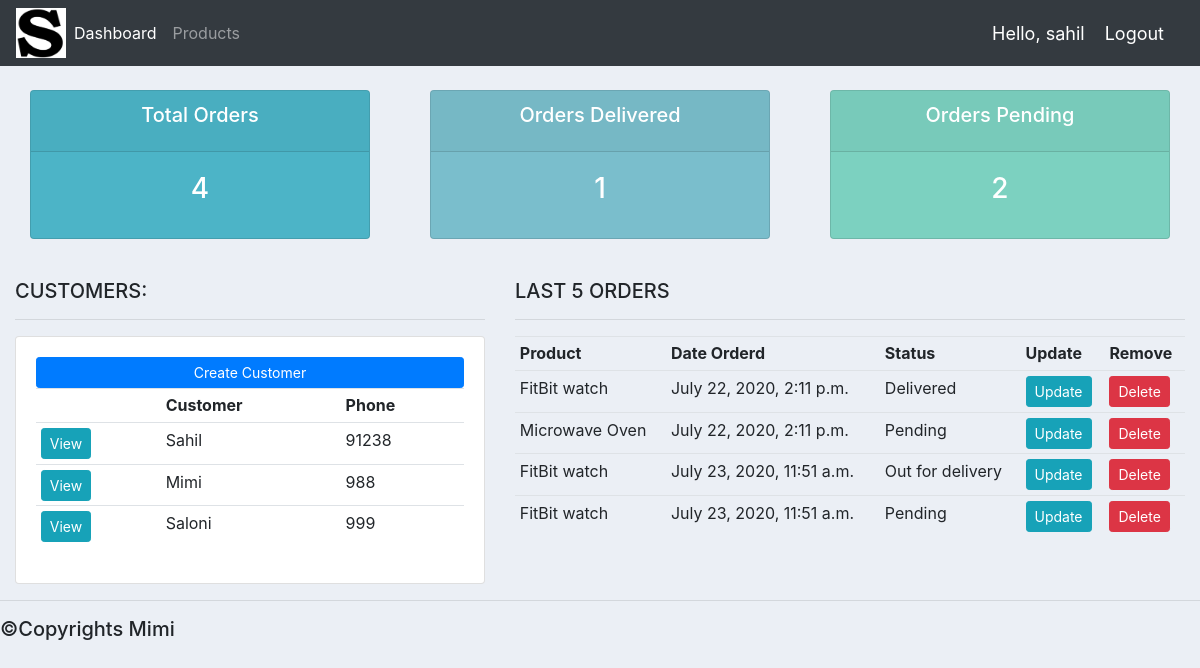
The app's page / (signed in) with its own data.
### Accounts/models.py (models this page shows, shortened)
class Customer(models.Model):
	user=models.OneToOneField(User,on_delete=models.CASCADE,null=True)
	name = models.CharField(max_length=200, null=True)
	phone = models.CharField(max_length=200, null=True)
	email = models.CharField(max_length=200, null=True)
	date_created = models.DateTimeField(auto_now_add=True, null=True)

class Order(models.Model):
	STATUS = (
			('Pending', 'Pending'),
			('Out for delivery', 'Out for delivery'),
			('Delivered', 'Delivered'),
			)
	customer = models.ForeignKey(Customer, null=True, on_delete= models.SET_NULL)
	product = models.ForeignKey(Product, null=True, on_delete= models.SET_NULL)
	date_created = models.DateTimeField(auto_now_add=True, null=True)
	status = models.CharField(max_length=200, null=True, choices=STATUS)

class Product(models.Model):
	CATEGORY = (
			('Indoor', 'Indoor'),
			('Out Door', 'Out Door'),
			)
	name = models.CharField(max_length=200, null=True)
	price = models.FloatField(null=True)
	category = models.CharField(max_length=200, null=True, choices=CATEGORY)
	description = models.CharField(max_length=200, null=True, blank=True)
	date_created = models.DateTimeField(auto_now_add=True, null=True)
	tags = models.ManyToManyField(Tag)
	def __str__(self):
		return self.name

### Accounts/decorators.py (the view)
	def wrapper_function(request, *args, **kwargs):
		group = None
		if request.user.groups.exists():
			group = request.user.groups.all()[0].name
		if group == 'customer':
			return redirect('user-page')
		if group == 'admin':
			return view_func(request, *args, **kwargs)

### Accounts/views.py (called while the page is built)
@login_required(login_url='login')
@admin_only
def home(request):
	orders = Order.objects.all()
	customers = Customer.objects.all()
	total_customers = customers.count()
	total_orders = orders.count()
	delivered = orders.filter(status='Delivered').count()
	pending = orders.filter(status='Pending').count()
	context = {'orders':orders, 'customers':customers,
	'total_orders':total_orders,'delivered':delivered,
	'pending':pending }
	return render(request, 'Accounts/dashboard.html', context)

### Accounts/templates/Accounts/dashboard.html
{%  extends 'Accounts/main.html' %}
{% block content %}
{%  include 'Accounts/status.html' %}
<br>
<div class="row">
	<div class="col-md-5">
		<h5>CUSTOMERS:</h5>
		<hr>
		<div class="card card-body">
			<a class="btn btn-primary  btn-sm btn-block" href="">Create Customer</a>
			<table class="table table-sm">
				<tr>
					<th></th>
					<th>Customer</th>
					<th>Phone</th>
				</tr>
				{% for customer in customers %}
					<tr>
						<td><a class="btn btn-sm btn-info" href="{% url 'customer' customer.id %}">View</a></td>
						<td>{{customer.name}}</td>
						<td>{{customer.phone}}</td>
					</tr>
				{% endfor %}
			</table>
		</div>
	</div>
	<div class="col-md-7">
		<h5>LAST 5 ORDERS</h5>
		<hr>
			<table class="table table-sm">
				<tr>
					<th>Product</th>
					<th>Date Orderd</th>
					<th>Status</th>
					<th>Update</th>
					<th>Remove</th>
				</tr>
				{% for order in orders %}
					<tr>
						<td>{{order.product}}</td>
						<td>{{order.date_created}}</td>
						<td>{{order.status}}</td>
						<td><a class="btn btn-sm btn-info" href="{% url 'update_order' order.id%}">Update</a></td>
						<td><a class="btn btn-sm btn-danger"href="{% url 'delete_order' order.id%}">Delete</a></td>
					</tr>
				{% endfor %}
			</table>
		</div>
	</div>
</div>
{% endblock %}

### Accounts/templates/Accounts/main.html (shortened to what this page needs)
{% load static %}
<!DOCTYPE html>
<html>
<head>
	<link rel="stylesheet" href="https://stackpath.bootstrapcdn.com/bootstrap/4.3.1/css/bootstrap.min.css">
	<link rel="stylesheet" type="text/css" href="{% static '/css/main.css' %}">
</head>
<body>
	{%  include 'Accounts/nav.html' %}
	<div class="container-fluid">
	{% block content %}
	{% endblock %}
	<hr>
	<h5>&copyCopyrights Mimi</h5>
</body>
</html>

### Accounts/templates/Accounts/nav.html (shortened to what this page needs)
{% load static %}
<nav class="navbar navbar-expand-lg navbar-dark bg-dark">
 <img src="{% static 'images/im1.png' %}" width='50px' height='50px'>
  <div class="collapse navbar-collapse" id="navbarNav">
    <ul class="navbar-nav">
      <li class="nav-item active">
        <a class="nav-link" href="{% url 'home' %}">Dashboard</a>
      </li>
      <li class="nav-item">
        <a class="nav-link" href="{% url 'products' %}">Products</a>
      </li>
    </ul>
  </div>
  <span class="hello-msg">Hello, {{request.user}}</span>
  <span ><a  class="hello-msg" href="{% url 'logout' %}">Logout</a></span>
</nav>

### Accounts/templates/Accounts/status.html
<br>
<div class="row">
	<div class="col">
		<div class="col-md">
			<div class="card text-center text-white  mb-3" id="total-orders">
			  	<div class="card-header">
			  		<h5 class="card-title">Total Orders</h5>
			  	</div>
			  	<div class="card-body">
			    	<h3 class="card-title">{{total_orders}}</h3>
			  	</div>
			</div>
		</div>
	</div>
	<div class="col">
		<div class="col-md">
			<div class="card text-center text-white  mb-3" id="orders-delivered">
			  	<div class="card-header">
			  		<h5 class="card-title">Orders Delivered</h5>
			  	</div>
			  	<div class="card-body">
			    	<h3 class="card-title">{{delivered}}</h3>
			  	</div>
			</div>
		</div>
	</div>
	<div class="col">
		<div class="col-md">
			<div class="card text-center text-white  mb-3" id="orders-pending">
			  	<div class="card-header">
			  		<h5 class="card-title">Orders Pending</h5>
			  	</div>
			  	<div class="card-body">
			    	<h3 class="card-title">{{pending}}</h3>
			  	</div>
			</div>
		</div>
	</div>
</div>

### static/css/main.css (style rules this page uses)
body { background-color: #ebeff5; }
#total-orders { background-color: #4cb4c7; }
#orders-delivered { background-color: #7abecc; }
#orders-pending { background-color: #7CD1C0; }

### Accounts/templates/Accounts/nav.html (style rules this page uses)
.hello-msg { font-size: 18px; color: #fff; margin-right: 20px; }

### records on screen
Customer: name "Sahil", phone "91238"
Customer: name "Mimi", phone "988"
Customer: name "Saloni", phone "999"
Order: product "FitBit watch", date_created "July 22, 2020, 2:11 p.m.", status "Delivered"
Order: product "Microwave Oven", date_created "July 22, 2020, 2:11 p.m.", status "Pending"
Order: product "FitBit watch", date_created "July 23, 2020, 11:51 a.m.", status "Out for delivery"
Order: product "FitBit watch", date_created "July 23, 2020, 11:51 a.m.", status "Pending"

### other values on screen
{{ request.user }} "sahil"
{{ total_orders }} "4"
{{ delivered }} "1"
{{ pending }} "2"
